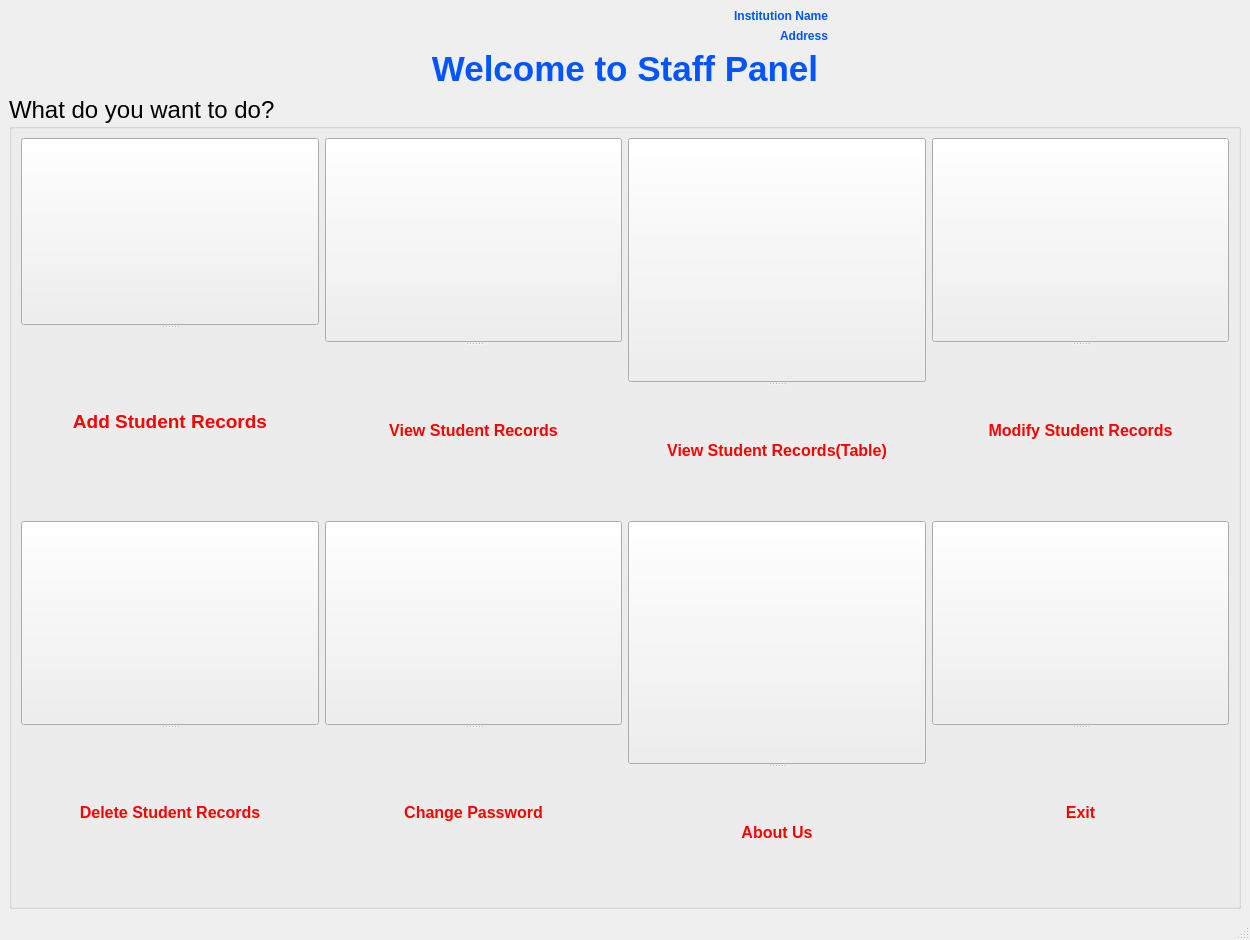
<?xml version="1.0" encoding="UTF-8"?>
<ui version="4.0">
 <class>StaffPanel</class>
 <widget class="QMainWindow" name="StaffPanel">
  <property name="geometry">
   <rect>
    <x>0</x>
    <y>0</y>
    <width>1250</width>
    <height>940</height>
   </rect>
  </property>
  <property name="minimumSize">
   <size>
    <width>1024</width>
    <height>768</height>
   </size>
  </property>
  <property name="windowTitle">
   <string>Welcome to Staff Panel</string>
  </property>
  <property name="windowIcon">
   <iconset resource="resources.qrc">
    <normaloff>:/new/images/icons/logoicon.ico</normaloff>:/new/images/icons/logoicon.ico</iconset>
  </property>
  <property name="styleSheet">
   <string notr="true">#centralwidget{
background-image: url(:/new/images/Images/a72082c00f056ac229e10ffcbdac9059.jpg);}</string>
  </property>
  <widget class="QWidget" name="centralwidget">
   <layout class="QVBoxLayout" name="verticalLayout_3">
    <item>
     <layout class="QVBoxLayout" name="verticalLayout_2">
      <item>
       <layout class="QGridLayout" name="gridLayout_6">
        <item row="0" column="0">
         <layout class="QGridLayout" name="gridLayout_4">
          <item row="0" column="0">
           <widget class="QLabel" name="label_8">
            <property name="text">
             <string/>
            </property>
           </widget>
          </item>
          <item row="0" column="1">
           <widget class="QLabel" name="inst_name">
            <property name="styleSheet">
             <string notr="true">font: 75 24pt &quot;MS Shell Dlg 2&quot;;
color: rgb(0, 85, 255);
qproperty-alignment: AlignCenter;</string>
            </property>
            <property name="text">
             <string>&lt;html&gt;&lt;head/&gt;&lt;body&gt;&lt;p align=&quot;right&quot;&gt;&lt;span style=&quot; font-weight:600; color:#0055ff;&quot;&gt;Institution Name&lt;/span&gt;&lt;/p&gt;&lt;/body&gt;&lt;/html&gt;</string>
            </property>
           </widget>
          </item>
          <item row="0" column="2">
           <widget class="QLabel" name="label_9">
            <property name="text">
             <string/>
            </property>
           </widget>
          </item>
         </layout>
        </item>
        <item row="1" column="0">
         <layout class="QGridLayout" name="gridLayout_5">
          <item row="0" column="0">
           <widget class="QLabel" name="label_10">
            <property name="text">
             <string/>
            </property>
           </widget>
          </item>
          <item row="0" column="1">
           <widget class="QLabel" name="inst_address">
            <property name="styleSheet">
             <string notr="true">font: 75 24pt &quot;MS Shell Dlg 2&quot;;
color: rgb(0, 85, 255);
qproperty-alignment: AlignCenter;</string>
            </property>
            <property name="text">
             <string>&lt;html&gt;&lt;head/&gt;&lt;body&gt;&lt;p align=&quot;right&quot;&gt;&lt;span style=&quot; font-weight:600; color:#0055ff;&quot;&gt;Address&lt;/span&gt;&lt;/p&gt;&lt;/body&gt;&lt;/html&gt;</string>
            </property>
           </widget>
          </item>
          <item row="0" column="2">
           <widget class="QLabel" name="label_11">
            <property name="text">
             <string/>
            </property>
           </widget>
          </item>
         </layout>
        </item>
       </layout>
      </item>
      <item>
       <widget class="QLabel" name="welcomeStaff">
        <property name="styleSheet">
         <string notr="true">color: white; 
font: 22pt &quot;Imprint MT Shadow&quot;;

</string>
        </property>
        <property name="text">
         <string>&lt;html&gt;&lt;head/&gt;&lt;body&gt;&lt;p align=&quot;center&quot;&gt;&lt;span style=&quot; font-size:26pt; font-weight:600; color:#0055ff;&quot;&gt;Welcome to Staff Panel&lt;/span&gt;&lt;/p&gt;&lt;/body&gt;&lt;/html&gt;</string>
        </property>
       </widget>
      </item>
     </layout>
    </item>
    <item>
     <widget class="QGroupBox" name="staffTask">
      <property name="font">
       <font>
        <pointsize>18</pointsize>
       </font>
      </property>
      <property name="title">
       <string>What do you want to do?</string>
      </property>
      <layout class="QVBoxLayout" name="verticalLayout">
       <item>
        <layout class="QGridLayout" name="gridLayout">
         <item row="0" column="0">
          <widget class="QSplitter" name="splitter">
           <property name="orientation">
            <enum>Qt::Vertical</enum>
           </property>
           <widget class="QPushButton" name="addStudent">
            <property name="font">
             <font>
              <family>MS Shell Dlg 2</family>
              <pointsize>10</pointsize>
              <weight>50</weight>
              <italic>false</italic>
              <bold>false</bold>
             </font>
            </property>
            <property name="mouseTracking">
             <bool>true</bool>
            </property>
            <property name="toolTip">
             <string>Add Student Records</string>
            </property>
            <property name="styleSheet">
             <string notr="true">
border-image: url(:/new/images/icons/add.png);
</string>
            </property>
            <property name="text">
             <string/>
            </property>
           </widget>
           <widget class="QLabel" name="label">
            <property name="styleSheet">
             <string notr="true">font: 10pt &quot;MS Shell Dlg 2&quot;;
color:red;</string>
            </property>
            <property name="text">
             <string>&lt;html&gt;&lt;head/&gt;&lt;body&gt;&lt;p align=&quot;center&quot;&gt;&lt;span style=&quot; font-size:14pt; font-weight:600;&quot;&gt;Add Student Records&lt;/span&gt;&lt;/p&gt;&lt;/body&gt;&lt;/html&gt;</string>
            </property>
           </widget>
          </widget>
         </item>
         <item row="0" column="1">
          <widget class="QSplitter" name="splitter_2">
           <property name="orientation">
            <enum>Qt::Vertical</enum>
           </property>
           <widget class="QPushButton" name="viewStudent">
            <property name="font">
             <font>
              <family>MS Shell Dlg 2</family>
              <pointsize>10</pointsize>
              <weight>50</weight>
              <italic>false</italic>
              <bold>false</bold>
             </font>
            </property>
            <property name="mouseTracking">
             <bool>true</bool>
            </property>
            <property name="toolTip">
             <string>View Student Records</string>
            </property>
            <property name="styleSheet">
             <string notr="true">border-image: url(:/new/images/icons/view.png);</string>
            </property>
            <property name="text">
             <string/>
            </property>
           </widget>
           <widget class="QLabel" name="label_2">
            <property name="styleSheet">
             <string notr="true">font: 10pt &quot;MS Shell Dlg 2&quot;;
color:red;</string>
            </property>
            <property name="text">
             <string>&lt;html&gt;&lt;head/&gt;&lt;body&gt;&lt;p align=&quot;center&quot;&gt;&lt;span style=&quot; font-size:12pt; font-weight:600;&quot;&gt;View Student Records&lt;/span&gt;&lt;/p&gt;&lt;/body&gt;&lt;/html&gt;</string>
            </property>
           </widget>
          </widget>
         </item>
         <item row="0" column="2">
          <widget class="QSplitter" name="splitter_3">
           <property name="orientation">
            <enum>Qt::Vertical</enum>
           </property>
           <widget class="QPushButton" name="viewTable">
            <property name="styleSheet">
             <string notr="true">border-image: url(:/new/images/icons/table.png);

</string>
            </property>
            <property name="text">
             <string/>
            </property>
           </widget>
           <widget class="QLabel" name="label_3">
            <property name="text">
             <string>&lt;html&gt;&lt;head/&gt;&lt;body&gt;&lt;p align=&quot;center&quot;&gt;&lt;span style=&quot; font-size:12pt; font-weight:600; color:#ff0000;&quot;&gt;View Student Records(Table)&lt;/span&gt;&lt;/p&gt;&lt;/body&gt;&lt;/html&gt;</string>
            </property>
           </widget>
          </widget>
         </item>
         <item row="0" column="3">
          <widget class="QSplitter" name="splitter_4">
           <property name="orientation">
            <enum>Qt::Vertical</enum>
           </property>
           <widget class="QPushButton" name="modifyStudent">
            <property name="font">
             <font>
              <family>MS Shell Dlg 2</family>
              <pointsize>10</pointsize>
              <weight>50</weight>
              <italic>false</italic>
              <bold>false</bold>
             </font>
            </property>
            <property name="mouseTracking">
             <bool>true</bool>
            </property>
            <property name="toolTip">
             <string>Modify Student Records</string>
            </property>
            <property name="styleSheet">
             <string notr="true">border-image: url(:/new/images/icons/modify.ico);</string>
            </property>
            <property name="text">
             <string/>
            </property>
           </widget>
           <widget class="QLabel" name="label_4">
            <property name="text">
             <string>&lt;html&gt;&lt;head/&gt;&lt;body&gt;&lt;p align=&quot;center&quot;&gt;&lt;span style=&quot; font-size:12pt; font-weight:600; color:#ff0000;&quot;&gt;Modify Student Records&lt;/span&gt;&lt;/p&gt;&lt;/body&gt;&lt;/html&gt;</string>
            </property>
           </widget>
          </widget>
         </item>
        </layout>
       </item>
       <item>
        <layout class="QHBoxLayout" name="horizontalLayout">
         <item>
          <widget class="QSplitter" name="splitter_5">
           <property name="orientation">
            <enum>Qt::Vertical</enum>
           </property>
           <widget class="QPushButton" name="deleteStudent">
            <property name="font">
             <font>
              <family>MS Shell Dlg 2</family>
              <pointsize>10</pointsize>
              <weight>50</weight>
              <italic>false</italic>
              <bold>false</bold>
             </font>
            </property>
            <property name="mouseTracking">
             <bool>true</bool>
            </property>
            <property name="toolTip">
             <string>Delete Student Records</string>
            </property>
            <property name="styleSheet">
             <string notr="true">border-image: url(:/new/images/icons/delete.png);</string>
            </property>
            <property name="text">
             <string/>
            </property>
           </widget>
           <widget class="QLabel" name="label_6">
            <property name="text">
             <string>&lt;html&gt;&lt;head/&gt;&lt;body&gt;&lt;p align=&quot;center&quot;&gt;&lt;span style=&quot; font-size:12pt; font-weight:600; color:#ff0000;&quot;&gt;Delete Student Records&lt;/span&gt;&lt;/p&gt;&lt;/body&gt;&lt;/html&gt;</string>
            </property>
           </widget>
          </widget>
         </item>
         <item>
          <widget class="QSplitter" name="splitter_6">
           <property name="orientation">
            <enum>Qt::Vertical</enum>
           </property>
           <widget class="QPushButton" name="changeStaffPass">
            <property name="font">
             <font>
              <family>MS Shell Dlg 2</family>
              <pointsize>10</pointsize>
              <weight>50</weight>
              <italic>false</italic>
              <bold>false</bold>
             </font>
            </property>
            <property name="mouseTracking">
             <bool>true</bool>
            </property>
            <property name="toolTip">
             <string>Change Password</string>
            </property>
            <property name="styleSheet">
             <string notr="true">
border-image: url(:/new/images/icons/change_password.ico);
</string>
            </property>
            <property name="text">
             <string/>
            </property>
           </widget>
           <widget class="QLabel" name="label_5">
            <property name="text">
             <string>&lt;html&gt;&lt;head/&gt;&lt;body&gt;&lt;p align=&quot;center&quot;&gt;&lt;span style=&quot; font-size:12pt; font-weight:600; color:#ff0000;&quot;&gt;Change Password&lt;/span&gt;&lt;/p&gt;&lt;/body&gt;&lt;/html&gt;</string>
            </property>
           </widget>
          </widget>
         </item>
         <item>
          <widget class="QSplitter" name="splitter_8">
           <property name="orientation">
            <enum>Qt::Vertical</enum>
           </property>
           <widget class="QPushButton" name="about">
            <property name="styleSheet">
             <string notr="true">border-image: url(:/new/images/Images/about_us.png);</string>
            </property>
            <property name="text">
             <string/>
            </property>
           </widget>
           <widget class="QLabel" name="label_27">
            <property name="styleSheet">
             <string notr="true">color:red;

font: 75 14pt &quot;MS Shell Dlg 2&quot;;
</string>
            </property>
            <property name="text">
             <string>&lt;html&gt;&lt;head/&gt;&lt;body&gt;&lt;p align=&quot;center&quot;&gt;&lt;span style=&quot; font-size:12pt; font-weight:600;&quot;&gt;About Us&lt;/span&gt;&lt;/p&gt;&lt;/body&gt;&lt;/html&gt;</string>
            </property>
           </widget>
          </widget>
         </item>
         <item>
          <widget class="QSplitter" name="splitter_7">
           <property name="orientation">
            <enum>Qt::Vertical</enum>
           </property>
           <widget class="QPushButton" name="exitStaff">
            <property name="font">
             <font>
              <family>MS Shell Dlg 2</family>
              <pointsize>10</pointsize>
              <weight>50</weight>
              <italic>false</italic>
              <bold>false</bold>
             </font>
            </property>
            <property name="mouseTracking">
             <bool>true</bool>
            </property>
            <property name="toolTip">
             <string>Exit</string>
            </property>
            <property name="styleSheet">
             <string notr="true">border-image: url(:/new/images/icons/exit.png);</string>
            </property>
            <property name="text">
             <string/>
            </property>
           </widget>
           <widget class="QLabel" name="label_7">
            <property name="text">
             <string>&lt;html&gt;&lt;head/&gt;&lt;body&gt;&lt;p align=&quot;center&quot;&gt;&lt;span style=&quot; font-size:12pt; font-weight:600; color:#ff0000;&quot;&gt;Exit&lt;/span&gt;&lt;/p&gt;&lt;/body&gt;&lt;/html&gt;</string>
            </property>
           </widget>
          </widget>
         </item>
        </layout>
       </item>
      </layout>
     </widget>
    </item>
   </layout>
  </widget>
  <widget class="QStatusBar" name="statusbar"/>
 </widget>
 <resources>
  <include location="resources.qrc"/>
 </resources>
 <connections/>
</ui>
